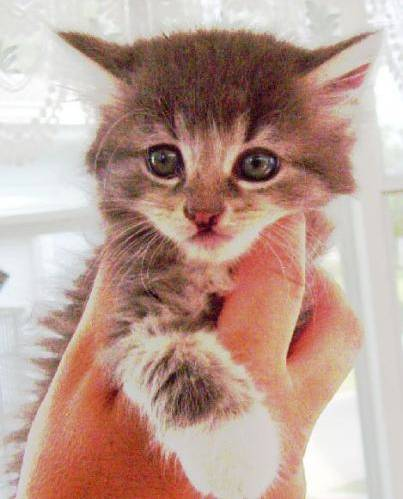
#> input picture combined/combined/cat.100.jpg, 403 x 499 px
$ python -i slogan_add.py   (imports and definitions only)
#> lines starting #> are read from the running program, lines starting #| are printed output that depends on the picture; after the words box and inside, x2 and y2 are one past the last pixel; in counts of white or black regions, pixels touching at a corner belong together
import cv2
import numpy as np
from PIL import Image, ImageDraw, ImageFont
import io

def find_free_space(image, min_contour_area=5000):
    # Convert PIL Image to OpenCV format
#> called with min_contour_area = 5000
    image_cv = cv2.cvtColor(np.array(image), cv2.COLOR_RGB2BGR)
#> image_cv is the input picture: shape (499, 403, 3); mean B, G, R 147.9, 158.8, 188
    gray = cv2.cvtColor(image_cv, cv2.COLOR_BGR2GRAY)
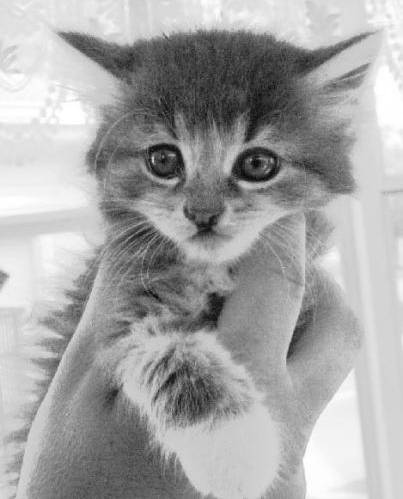
#> gray: shape (499, 403); min 3, max 255, mean 166.3

    # Thresholding to create a binary image
    _, binary = cv2.threshold(gray, 200, 255, cv2.THRESH_BINARY)
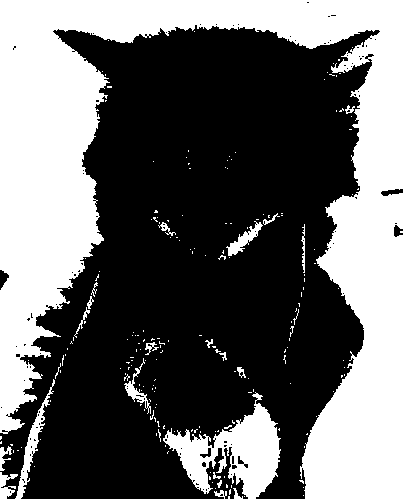
#> binary: shape (499, 403); 39.8% white; 202 white regions (179 under 20 px), largest, box (x1, y1, x2, y2) and area: (0, 0, 403, 499) 71268, (163, 392, 281, 499) 5366, (15, 379, 55, 499) 815

    # Invert the binary image to get free spaces
    free_space = cv2.bitwise_not(binary)
#> free_space: shape (499, 403); 60.2% white; 202 black regions (179 under 20 px)

    # Find contours of the free spaces
    contours, _ = cv2.findContours(free_space, cv2.RETR_EXTERNAL, cv2.CHAIN_APPROX_SIMPLE)
#> contours = 89 contours, 83 with area under 20; largest, box (x1, y1, x2, y2) and area: (0, 25, 380, 499) 120919, (0, 270, 9, 290) 80, (381, 189, 403, 196) 72, (394, 225, 403, 237) 53, (200, 448, 211, 458) 30, (238, 456, 248, 468) 24

    # Create a mask for the free space
    mask = np.zeros_like(free_space)
    for cnt in contours:
        if cv2.contourArea(cnt) > min_contour_area:
            cv2.drawContours(mask, [cnt], -1, 255, thickness=cv2.FILLED)
#> this loop made 89 passes
#> cnt on passes 1, 2, 3, 4, 5, 6, 8, 9, 10, 14, 15, 16: [[221, 494], [220, 495], [222, 495], [222, 494]], [[10, 491], [10, 492]], [[206, 489], [206, 490]], [[203, 489]], [[208, 488]], [[196, 483], [196, 484], [198, 484], [197, 484]], [[231, 474]], [[190, 474], [190, 475]], [[23, 471]], [[232, 456], [232, 463], [233, 463], [233, 456]], [[30, 454], [30, 455]], [[180, 453], [180, 454]]
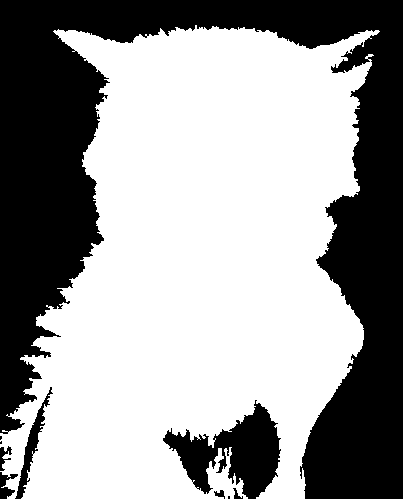
#> mask: shape (499, 403); 61% white; 10 black regions (3 under 20 px), largest, box (x1, y1, x2, y2) and area: (0, 0, 403, 499) 71631, (163, 400, 281, 499) 5479, (15, 387, 53, 499) 825

    return mask

def add_slogan_with_detection(image, slogan, font_path, font_size=48, font_color="black"):
    free_space_mask = find_free_space(image)

    # Convert the image to use PIL for drawing
    draw = ImageDraw.Draw(image)

    # Load the font
    font = ImageFont.truetype(font_path, font_size)

    # Get text size using textbbox
    bbox = draw.textbbox((0, 0), slogan, font=font)
    text_width = bbox[2] - bbox[0]
    text_height = bbox[3] - bbox[1]

    # Search for a suitable position within the free space
    for y in range(free_space_mask.shape[0] - text_height):
        for x in range(free_space_mask.shape[1] - text_width):
            # Check if the area is free (white in the mask)
            if np.all(free_space_mask[y:y + text_height, x:x + text_width] == 255):
                # Use the font color specified by the parameter
                draw.text((x, y), slogan, fill=font_color, font=font)

                # Save image to bytes buffer
                img_byte_arr = io.BytesIO()
                image.save(img_byte_arr, format='PNG')
                img_byte_arr.seek(0)
                return img_byte_arr

    print("No suitable space found for the slogan.")
    return None

def generate_image_with_slogan(image, slogan, font_path):
    font_color = "white"
    result = add_slogan_with_detection(image, slogan, font_path, font_color=font_color)
    if result is None:
        print("No space found for slogan.")
    return result

>>> import cv2
>>> picture = cv2.cvtColor(cv2.imread('combined/combined/cat.100.jpg'), cv2.COLOR_BGR2RGB)
>>> result = find_free_space(picture)

$ run again, on combined/combined/cat.101.jpg
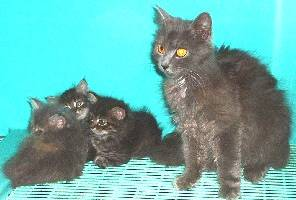
#> input picture combined/combined/cat.101.jpg, 296 x 200 px
#> in find_free_space, image_cv is the input picture: shape (200, 296, 3); mean B, G, R 172.6, 177.6, 106.5
#> in find_free_space, `_, binary = cv2.threshold(gray, 200, 255, cv2.THRESH_BINARY)`:
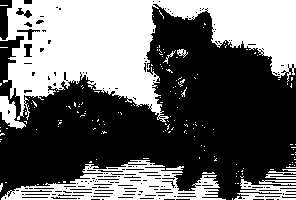
#> binary: shape (200, 296); 41.4% white; 168 white regions (157 under 20 px), largest, box (x1, y1, x2, y2) and area: (0, 0, 296, 122) 18476, (1, 160, 226, 200) 4079, (234, 179, 296, 200) 651
#> free_space: shape (200, 296); 58.6% white; 168 black regions (157 under 20 px)
#> contours = 179 contours, 173 with area under 20; largest, box (x1, y1, x2, y2) and area: (0, 4, 296, 200) 32244, (0, 0, 12, 40) 270, (24, 44, 32, 57) 50, (16, 8, 32, 18) 50, (17, 29, 40, 40) 47, (24, 0, 32, 4) 21
#> the loop in find_free_space, `for cnt in contours:` made 179 passes
#> cnt on passes 1 to 3: [[277, 199], [278, 199]], [[266, 199], [273, 199]], [[253, 199], [263, 199]]
#> after the loop in find_free_space, `for cnt in contours:`:
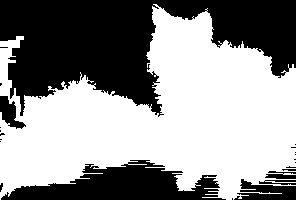
#> mask: shape (200, 296); 56.7% white; 23 black regions (16 under 20 px), largest, box (x1, y1, x2, y2) and area: (0, 0, 296, 117) 19106, (1, 160, 226, 200) 4948, (234, 179, 296, 200) 797

$ run again, on combined/combined/cat.103.jpg
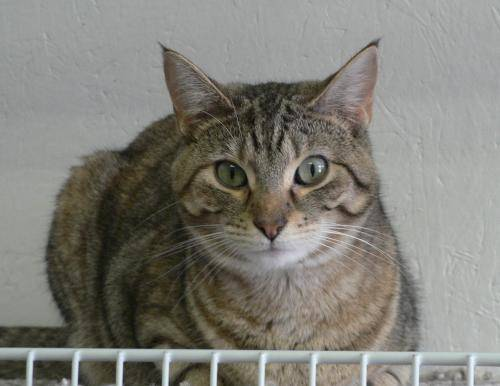
#> input picture combined/combined/cat.103.jpg, 500 x 386 px
#> in find_free_space, image_cv is the input picture: shape (386, 500, 3); mean B, G, R 119.5, 126.4, 128.1
#> in find_free_space, `_, binary = cv2.threshold(gray, 200, 255, cv2.THRESH_BINARY)`:
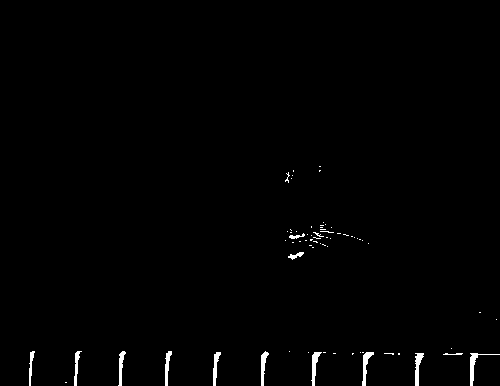
#> binary: shape (386, 500); 0.88% white; 69 white regions (56 under 20 px), largest, box (x1, y1, x2, y2) and area: (470, 353, 500, 386) 175, (362, 352, 374, 386) 158, (415, 353, 424, 386) 157
#> free_space: shape (386, 500); 99.1% white; 69 black regions (56 under 20 px)
#> contours = 2 contours; box (x1, y1, x2, y2) and area: (0, 0, 500, 386) 189626, (473, 355, 500, 386) 734
#> the loop in find_free_space, `for cnt in contours:` made 2 passes
#> after the loop in find_free_space, `for cnt in contours:`:
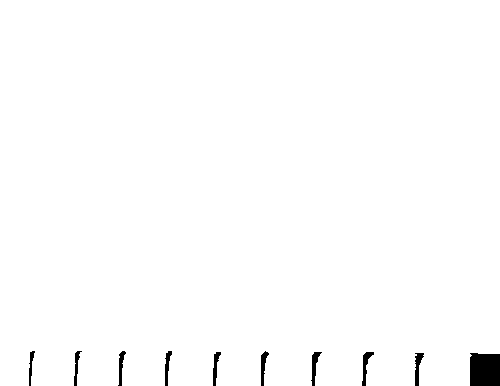
#> mask: shape (386, 500); 98.9% white; 10 black regions, largest, box (x1, y1, x2, y2) and area: (470, 353, 500, 386) 964, (362, 352, 374, 386) 158, (415, 353, 424, 386) 157
